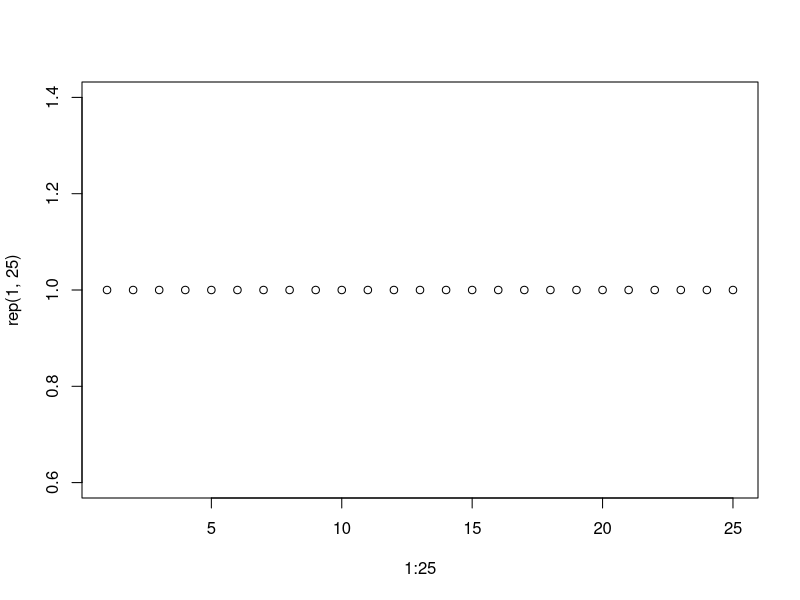
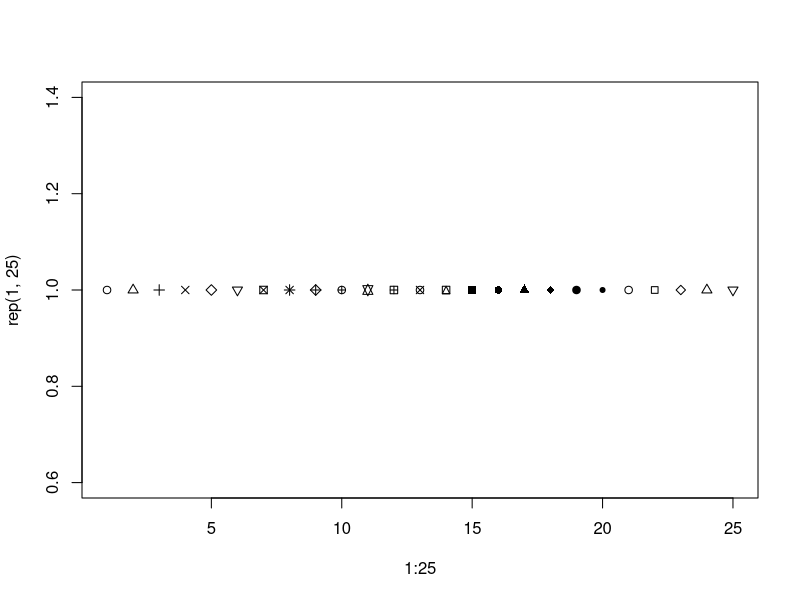
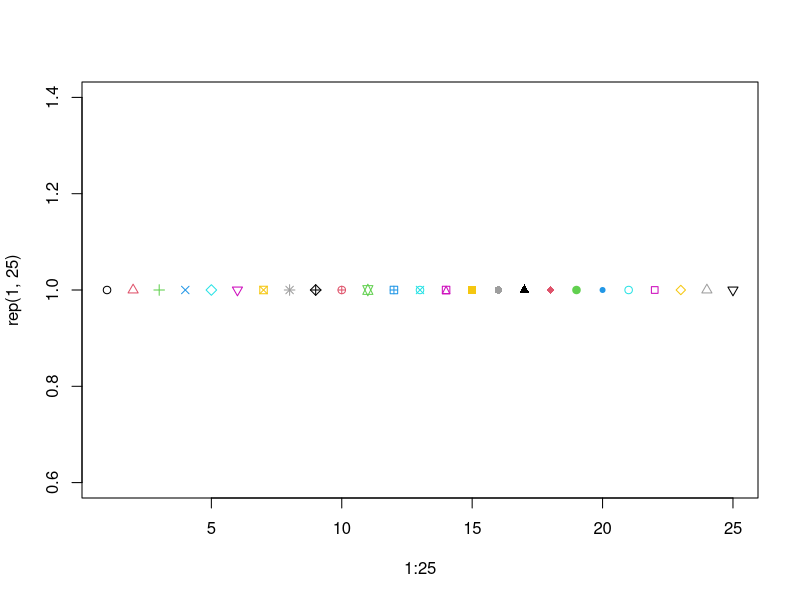

Reproduce these figures in R, in order.
#11/1/17
#table(preds, truth= testset$default)
#attach() : puts vector into data path allowing you to not have to use vector$nam, just name
plot(1:25, rep(1, 25), pch = 1)
plot(1:25, rep(1, 25), pch = 1:25)
plot(1:25, rep(1, 25), pch = 1:25, col = 1:25)
#locator :use it find shit?
#
